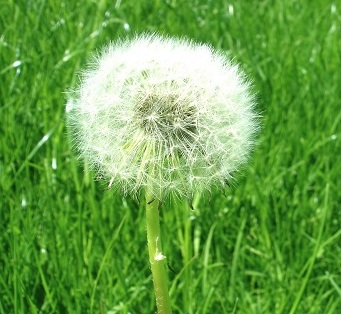
#> input picture examples/color_change/1.jpeg, 341 x 314 px
$ python -i preprocessing.py   (imports and definitions only)
#> lines starting #> are read from the running program, lines starting #| are printed output that depends on the picture
import numpy as np
import cv2 as cv

# 预处理类, 用于选择蒙版和复制点
class PreProcessing:
    def __init__(self):
        # 调用seamlessClone所需的两个成员
        self.selectedMask = None    # 蒙版灰度矩阵
                                    # 其中选中区为255, 非选中区值为0, 尺寸与src相同, 不包含边界
        self.selectedPoint = None   # 选择的复制位置
                                    # (注: 仅适用于自定义的seamlessClone, 若调用opencv的seamlessClone, x, y需要反转)
        # 中间变量, 私有
        self.__edgeList = []        # 选区边界点列表
        self.__preview = None       # 画线预览
        self.__edgeMat = None       # 用户所画线条灰度图
        self.__reMask = None        # 将蒙版扩张为目标图片大小
        self.__reImg = None         # 将选择图像扩张为目标图片大小
        self.__prePoint = None      # 上一次选点
        self.__minPoint = None      # 选点最小有效位置, 用于边界控制
        self.__maxPoint = None      # 选点最大有效位置, 用于边界控制

    # 左键拖动画线, 右键指定内部区域, 中键清除选择
    # [55 lines left out: functions __onMouseAction1, __onMouseAction2, not called in this run]

    # 选择蒙版和复制位置
    # 选择蒙版时, 左键拖动画线, 右键指定内部区域, 中键清除选择
    # 选择复制位置时, 左键拖动调整目标位置
    # 第一次按任意键确定蒙版选择, 第二次按任意键确定复制位置并退出
    def select(self, src, dst):
        # 选择蒙版
        cv.namedWindow('select_mask')
        cv.setMouseCallback('select_mask', lambda event, x, y, flags,
                            param: self.__onMouseAction1(event, x, y, flags, param), src)
        cv.imshow('select_mask', src)
        cv.waitKey(0)
        cv.destroyAllWindows()
        # 结果处理
        pl = np.nonzero(self.selectedMask)
        selectedSrc = cv.copyTo(src, self.selectedMask)
        cutMask = self.selectedMask[np.min(
            pl[0])-1:np.max(pl[0])+2, np.min(pl[1])-1:np.max(pl[1])+2]
        cutSrc = selectedSrc[np.min(
            pl[0])-1:np.max(pl[0])+2, np.min(pl[1])-1:np.max(pl[1])+2]
        self.__minPoint = (
            (np.max(pl[0])-np.min(pl[0]))//2+1, (np.max(pl[1])-np.min(pl[1]))//2+1)
        # 选区过大
        if dst.shape[0] < cutMask.shape[0] or dst.shape[1] < cutMask.shape[1]:
            raise UserWarning
        # 选择复制位置
        cv.namedWindow('select_point')
        cv.setMouseCallback('select_point', lambda event, x, y, flags,
                            param: self.__onMouseAction2(event, x, y, flags, param), dst)
        # 初始化第一轮显示
        self.__reMask = np.zeros((dst.shape[0], dst.shape[1]))
        self.__reImg = np.zeros_like(dst)
        self.__reMask[:cutMask.shape[0],
                      :cutMask.shape[1]] = cutMask
        self.__reImg[:cutSrc.shape[0],
                     :cutSrc.shape[1]] = cutSrc
        self.selectedPoint = self.__minPoint[:]
        self.__maxPoint = (dst.shape[0]-cutMask.shape[0]+self.selectedPoint[0],
                           dst.shape[1]-cutMask.shape[1]+self.selectedPoint[1])
        _dst = np.copy(dst)
        _dst[self.__reMask != 0] = 0
        _dst = _dst + self.__reImg
        cv.imshow('select_point', _dst)
        cv.waitKey(0)
        cv.destroyAllWindows()
        return self.selectedMask, self.selectedPoint

>>> import cv2
>>> picture = cv2.imread('../examples/color_change/1.jpeg', cv2.IMREAD_GRAYSCALE)
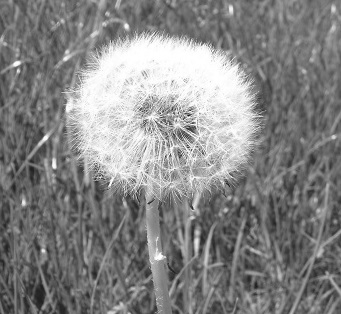
#> picture: shape (314, 341); min 17, max 255, mean 133.6
>>> result = PreProcessing().select(picture, 'out.png')
#> (the run stopped early here; a loop or call above may not have finished)
